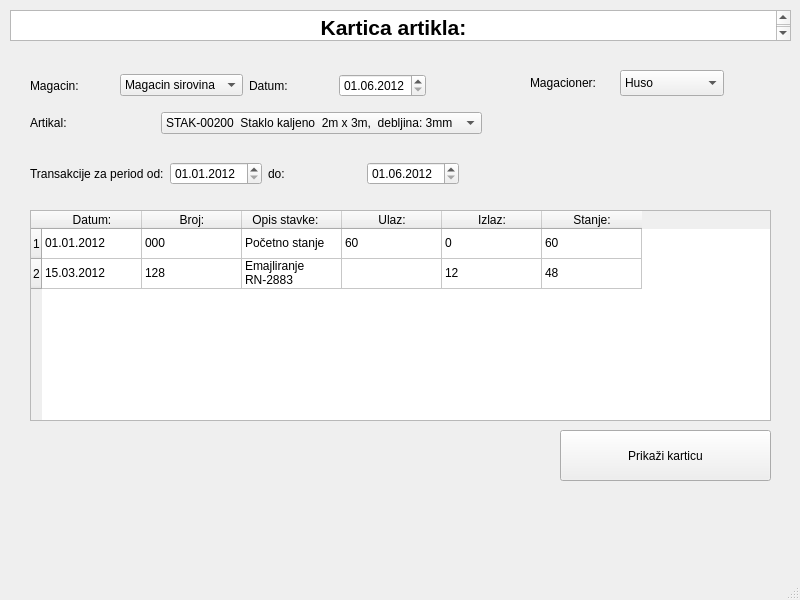
<?xml version="1.0" encoding="UTF-8"?>
<ui version="4.0">
 <class>KarticaArtikla</class>
 <widget class="QMainWindow" name="KarticaArtikla">
  <property name="geometry">
   <rect>
    <x>0</x>
    <y>0</y>
    <width>800</width>
    <height>600</height>
   </rect>
  </property>
  <property name="windowTitle">
   <string>MainWindow</string>
  </property>
  <widget class="QWidget" name="centralwidget">
   <widget class="QComboBox" name="comboBox_3">
    <property name="geometry">
     <rect>
      <x>620</x>
      <y>70</y>
      <width>104</width>
      <height>26</height>
     </rect>
    </property>
    <item>
     <property name="text">
      <string>Huso</string>
     </property>
    </item>
   </widget>
   <widget class="QWidget" name="layoutWidget">
    <property name="geometry">
     <rect>
      <x>30</x>
      <y>70</y>
      <width>396</width>
      <height>31</height>
     </rect>
    </property>
    <layout class="QHBoxLayout" name="horizontalLayout">
     <item>
      <widget class="QLabel" name="label">
       <property name="text">
        <string>Magacin:</string>
       </property>
      </widget>
     </item>
     <item>
      <widget class="QComboBox" name="comboBox">
       <item>
        <property name="text">
         <string>Magacin sirovina</string>
        </property>
       </item>
       <item>
        <property name="text">
         <string>Magacin robe</string>
        </property>
       </item>
       <item>
        <property name="text">
         <string>Magacin kalo</string>
        </property>
       </item>
      </widget>
     </item>
     <item>
      <widget class="QLabel" name="label_2">
       <property name="text">
        <string>Datum:</string>
       </property>
      </widget>
     </item>
     <item>
      <widget class="QDateEdit" name="dateEdit">
       <property name="date">
        <date>
         <year>2012</year>
         <month>6</month>
         <day>1</day>
        </date>
       </property>
       <property name="displayFormat">
        <string>dd.MM.yyyy</string>
       </property>
      </widget>
     </item>
    </layout>
   </widget>
   <widget class="QTextBrowser" name="textBrowser">
    <property name="geometry">
     <rect>
      <x>10</x>
      <y>10</y>
      <width>781</width>
      <height>31</height>
     </rect>
    </property>
    <property name="html">
     <string>&lt;!DOCTYPE HTML PUBLIC &quot;-//W3C//DTD HTML 4.0//EN&quot; &quot;http://www.w3.org/TR/REC-html40/strict.dtd&quot;&gt;
&lt;html&gt;&lt;head&gt;&lt;meta name=&quot;qrichtext&quot; content=&quot;1&quot; /&gt;&lt;style type=&quot;text/css&quot;&gt;
p, li { white-space: pre-wrap; }
&lt;/style&gt;&lt;/head&gt;&lt;body style=&quot; font-family:'Lucida Grande'; font-size:13pt; font-weight:400; font-style:normal;&quot;&gt;
&lt;p align=&quot;center&quot; style=&quot; margin-top:0px; margin-bottom:0px; margin-left:0px; margin-right:0px; -qt-block-indent:0; text-indent:0px;&quot;&gt;&lt;span style=&quot; font-size:16pt; font-weight:600;&quot;&gt;Kartica artikla:&lt;/span&gt;&lt;/p&gt;&lt;/body&gt;&lt;/html&gt;</string>
    </property>
   </widget>
   <widget class="QLabel" name="label_7">
    <property name="geometry">
     <rect>
      <x>530</x>
      <y>70</y>
      <width>91</width>
      <height>25</height>
     </rect>
    </property>
    <property name="text">
     <string>Magacioner:</string>
    </property>
   </widget>
   <widget class="QTableWidget" name="tableWidget">
    <property name="geometry">
     <rect>
      <x>30</x>
      <y>210</y>
      <width>741</width>
      <height>211</height>
     </rect>
    </property>
    <row>
     <property name="text">
      <string>1</string>
     </property>
    </row>
    <row>
     <property name="text">
      <string>2</string>
     </property>
    </row>
    <column>
     <property name="text">
      <string>Datum:</string>
     </property>
    </column>
    <column>
     <property name="text">
      <string>Broj:</string>
     </property>
    </column>
    <column>
     <property name="text">
      <string>Opis stavke:    </string>
     </property>
    </column>
    <column>
     <property name="text">
      <string>Ulaz:</string>
     </property>
    </column>
    <column>
     <property name="text">
      <string>Izlaz:</string>
     </property>
    </column>
    <column>
     <property name="text">
      <string>Stanje:</string>
     </property>
    </column>
    <item row="0" column="0">
     <property name="text">
      <string>01.01.2012</string>
     </property>
    </item>
    <item row="0" column="1">
     <property name="text">
      <string>000</string>
     </property>
    </item>
    <item row="0" column="2">
     <property name="text">
      <string>Početno stanje</string>
     </property>
    </item>
    <item row="0" column="3">
     <property name="text">
      <string>60</string>
     </property>
    </item>
    <item row="0" column="4">
     <property name="text">
      <string>0</string>
     </property>
    </item>
    <item row="0" column="5">
     <property name="text">
      <string>60</string>
     </property>
    </item>
    <item row="1" column="0">
     <property name="text">
      <string>15.03.2012</string>
     </property>
    </item>
    <item row="1" column="1">
     <property name="text">
      <string>128</string>
     </property>
    </item>
    <item row="1" column="2">
     <property name="text">
      <string>Emajliranje RN-2883</string>
     </property>
    </item>
    <item row="1" column="4">
     <property name="text">
      <string>12</string>
     </property>
    </item>
    <item row="1" column="5">
     <property name="text">
      <string>48</string>
     </property>
    </item>
   </widget>
   <widget class="QPushButton" name="pushButton">
    <property name="geometry">
     <rect>
      <x>560</x>
      <y>430</y>
      <width>211</width>
      <height>51</height>
     </rect>
    </property>
    <property name="text">
     <string>Prikaži karticu</string>
    </property>
   </widget>
   <widget class="QWidget" name="">
    <property name="geometry">
     <rect>
      <x>30</x>
      <y>110</y>
      <width>452</width>
      <height>26</height>
     </rect>
    </property>
    <layout class="QHBoxLayout" name="horizontalLayout_2">
     <item>
      <widget class="QLabel" name="label_3">
       <property name="text">
        <string>Artikal:</string>
       </property>
      </widget>
     </item>
     <item>
      <widget class="QComboBox" name="comboBox_2">
       <item>
        <property name="text">
         <string>STAK-00200  Staklo kaljeno  2m x 3m,  debljina: 3mm</string>
        </property>
       </item>
      </widget>
     </item>
    </layout>
   </widget>
   <widget class="QWidget" name="">
    <property name="geometry">
     <rect>
      <x>30</x>
      <y>160</y>
      <width>429</width>
      <height>27</height>
     </rect>
    </property>
    <layout class="QHBoxLayout" name="horizontalLayout_3">
     <item>
      <widget class="QLabel" name="label_5">
       <property name="text">
        <string>Transakcije za period od:</string>
       </property>
      </widget>
     </item>
     <item>
      <widget class="QDateEdit" name="dateEdit_3">
       <property name="date">
        <date>
         <year>2012</year>
         <month>1</month>
         <day>1</day>
        </date>
       </property>
       <property name="displayFormat">
        <string>dd.MM.yyyy</string>
       </property>
      </widget>
     </item>
     <item>
      <widget class="QLabel" name="label_4">
       <property name="text">
        <string>do:</string>
       </property>
      </widget>
     </item>
     <item>
      <widget class="QDateEdit" name="dateEdit_2">
       <property name="date">
        <date>
         <year>2012</year>
         <month>6</month>
         <day>1</day>
        </date>
       </property>
       <property name="displayFormat">
        <string>dd.MM.yyyy</string>
       </property>
      </widget>
     </item>
    </layout>
   </widget>
  </widget>
  <widget class="QMenuBar" name="menubar">
   <property name="geometry">
    <rect>
     <x>0</x>
     <y>0</y>
     <width>800</width>
     <height>22</height>
    </rect>
   </property>
  </widget>
  <widget class="QStatusBar" name="statusbar"/>
 </widget>
 <resources/>
 <connections/>
</ui>
